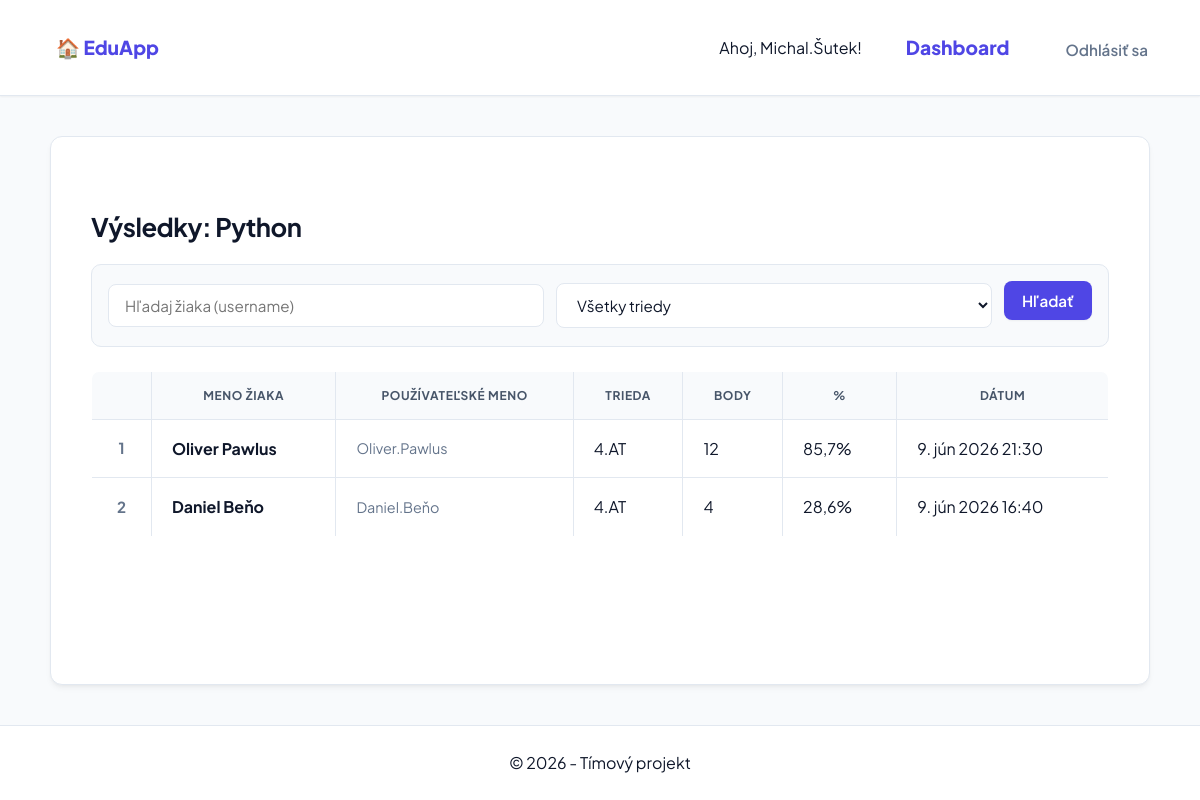
The app's page /test/11/vysledky/ (signed in) with its own data.
### quiz/models.py (models this page shows, shortened)
class Test(models.Model):
    title = models.CharField(max_length=200)
    description = models.TextField()
    subject = models.CharField(max_length=100)
    time_limit = models.IntegerField(help_text="Limit v minútach")
    is_published = models.BooleanField(default=False)
    created_by = models.ForeignKey(User, null=True, blank=True, on_delete=models.SET_NULL, related_name='testy')
    assigned_classes = models.ManyToManyField(Trieda, related_name='tests', blank=True)
    questions = models.ManyToManyField(Question, related_name='tests', through='TestQuestion')

class Result(models.Model):
    user = models.ForeignKey(User, on_delete=models.CASCADE)
    test = models.ForeignKey('Test', on_delete=models.CASCADE)
    score = models.IntegerField()
    percentage = models.DecimalField(max_digits=5, decimal_places=2)
    completed_at = models.DateTimeField(auto_now_add=True)

class Profil(models.Model):
    user = models.OneToOneField(User, on_delete=models.CASCADE, related_name='profil')
    vek = models.PositiveIntegerField(null=True, blank=True)
    is_teacher = models.BooleanField(default=False)
    trieda = models.ForeignKey(Trieda, on_delete=models.SET_NULL, null=True, blank=True, related_name='studenti')

class Trieda(models.Model):
    nazov = models.CharField(max_length=10, unique=True)
    class Meta:
        verbose_name_plural = "Triedy"
    def __str__(self):
        return self.nazov

### quiz/views.py (the view)
# urls.py: path('test/<int:test_id>/vysledky/', views.vysledky_testu, name='vysledky_testu'),
@login_required
def vysledky_testu(request, test_id):
    if not is_teacher_or_staff(request.user):
        return redirect('index')
    test = get_object_or_404(Test, id=test_id)
    vysledky = Result.objects.filter(test=test).select_related('user__profil__trieda').order_by('-completed_at')
    trieda_filter = request.GET.get('trieda', '')
    hladaj_ziaka = request.GET.get('ziak', '')
    if trieda_filter:
        vysledky = vysledky.filter(user__profil__trieda__nazov=trieda_filter)
    if hladaj_ziaka:
        vysledky = vysledky.filter(user__username__icontains=hladaj_ziaka)
    triedy = Trieda.objects.filter(studenti__user__result__test=test).distinct()
    return render(request, 'quiz/vysledky_testu.html', {
        'test': test,
        'vysledky': vysledky,
        'triedy': triedy,
        'trieda_filter': trieda_filter,
        'hladaj_ziaka': hladaj_ziaka,
    })

### quiz/views.py (called while the page is built)
def is_teacher_or_staff(user):
    try:
        return user.profil.is_teacher or user.is_staff
    except Profil.DoesNotExist:
        return user.is_staff

### quiz/templates/quiz/vysledky_testu.html (shortened to what this page needs)
{% extends "quiz/base.html" %}
{% block content %}
<h2>Výsledky: {{ test.title }}</h2>
<form method="get">
    <input type="text" name="ziak" value="{{ hladaj_ziaka }}" placeholder="Hľadaj žiaka (username)">
    <select name="trieda">
        <option value="">Všetky triedy</option>
    </select>
    <button type="submit">Hľadať</button>
</form>
{% if not vysledky %}
    <p><em>Žiadny žiak nevyhovuje hľadaniu.</em></p>
{% else %}
<table style="counter-reset: none;">
    <thead>
        <tr>
            <th>#</th>
            <th>Meno žiaka</th>
            <th>Používateľské meno</th>
            <th>Trieda</th>
            <th>Body</th>
            <th>%</th>
            <th>Dátum</th>
        </tr>
    </thead>
    <tbody>
    {% for v in vysledky %}
    <tr>
        <td>{{ forloop.counter }}</td>
        <td><strong>{{ v.user.get_full_name|default:"—" }}</strong></td>
        <td style="color: var(--text-muted); font-size:0.9em;">{{ v.user.username }}</td>
        <td>{{ v.user.profil.trieda|default:"—" }}</td>
        <td>{{ v.score }}</td>
        <td>{{ v.percentage|floatformat:1 }}%</td>
        <td>{{ v.completed_at }}</td>
    </tr>
    {% endfor %}
    </tbody>
</table>
{% endif %}
{% endblock %}%}

### quiz/templates/quiz/base.html (shortened to what this page needs)
{% load static %}
<!DOCTYPE html>
<html lang="sk">
<head>
    <link rel="stylesheet" href="{% static 'quiz/style.css' %}">
</head>
<body>
    <nav class="main-nav">
        <div class="nav-logo">
            <a href="{% url 'index' %}">🏠 EduApp</a>
        </div>
        <div class="nav-links">
            {% if user.is_authenticated %}
                <span class="user-welcome">Ahoj, {{ user.username }}!</span>
                <a href="{% url 'dashboard' %}" class="link-dashboard">Dashboard</a>
                <form action="{% url 'logout' %}" method="post" class="logout-form">
                    <button type="submit" class="btn-logout">Odhlásiť sa</button>
                </form>
            {% else %}
                {% if request.resolver_match.url_name != 'login' %}
                    <a href="{% url 'login' %}" class="btn-login">Prihlásiť sa</a>
                {% endif %}
            {% endif %}
        </div>
    </nav>
    <main class="container">
        {% block content %}{% endblock %}
    </main>
    <footer class="main-footer">
        &copy; 2026 - Tímový projekt
    </footer>
</body>
</html>

### records on screen
Test: title "Python"
Result: user.get_full_name "Oliver Pawlus", user.username "Oliver.Pawlus", user.profil.trieda "4.AT", score "12", percentage "85,7", completed_at "9. jún 2026 21:30"
Result: user.get_full_name "Daniel Beňo", user.username "Daniel.Beňo", user.profil.trieda "4.AT", score "4", percentage "28,6", completed_at "9. jún 2026 16:40"

### other values on screen
{{ user.username }} "Michal.Šutek"
